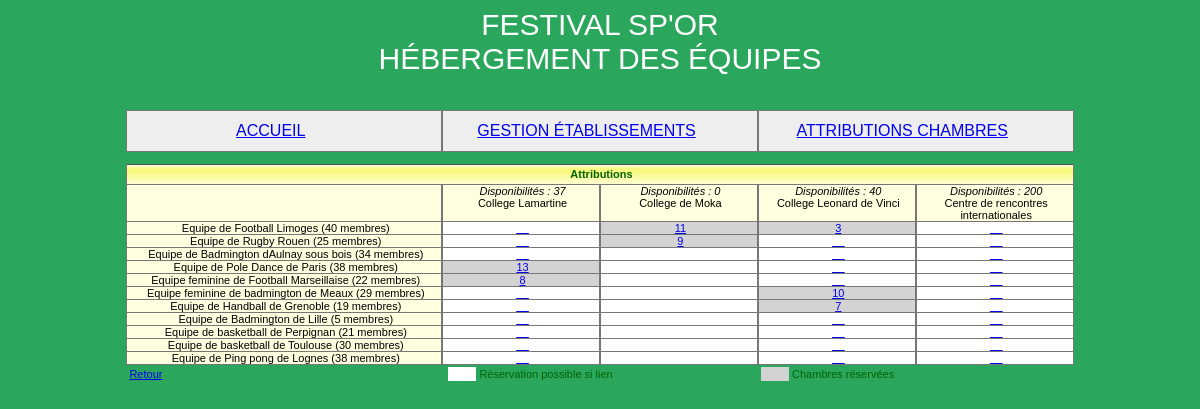
Before: /vueModificationAttributions.php with the older database file.
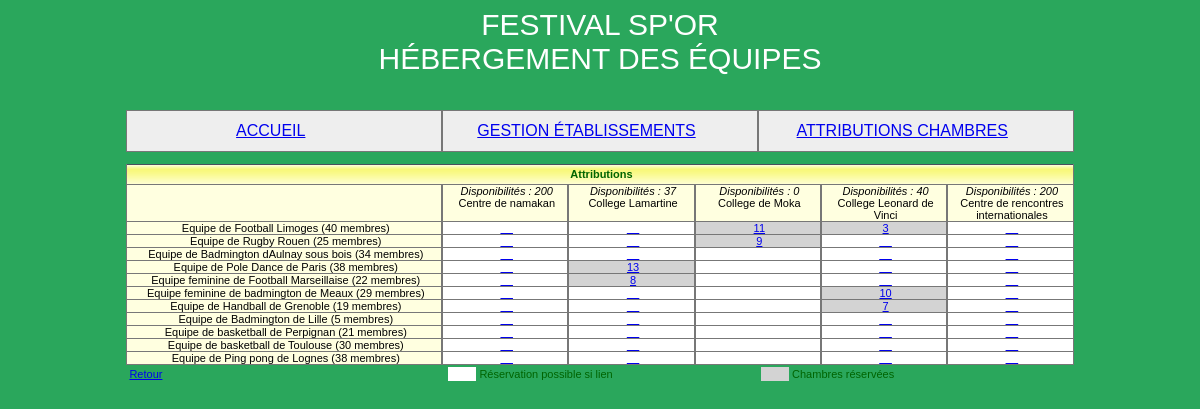
After: the same page with the newer database file.
### tables this page shows
create table Etablissement 
(id char(8) not null, 
nom varchar(45) not null,
adresseRue varchar(45) not null, 
codePostal char(5) not null, 
ville varchar(35) not null,
tel varchar(13) not null,
adresseElectronique varchar(70),
type tinyint not null,
civiliteResponsable varchar(12) not null,
nomResponsable varchar(25) not null,
prenomResponsable varchar(25),
nombreChambresOffertes integer,
constraint pk_Etablissement primary key(id));

create table Groupe
(id char(4) not null, 
nom varchar(40) not null, 
identiteResponsable varchar(40) default null,
adressePostale varchar(120) default null,
nombrePersonnes integer not null, 
nomPays varchar(40) not null, 
hebergement char(1) not null,
constraint pk_Groupe primary key(id));

create table Attribution
(idEtab char(8) not null, 
idGroupe char(4) not null, 
nombreChambres integer not null,
constraint pk_Attribution primary key(idEtab, idGroupe), 
constraint fk1_Attribution foreign key(idEtab) references Etablissement(id),
constraint fk2_Attribution foreign key(idGroupe) references Groupe(id));

### models/Modele.php (called while the page is built, shortened)
<?php
function obtenirReqEtablissementsOffrantChambres()
{
   $req="select id, nom, nombreChambresOffertes from Etablissement where
         nombreChambresOffertes!=0 order by id";
   return $req;
}
function obtenirNbEtabOffrantChambres($connexion)
{
   $req="select count(*) as nombreEtabOffrantChambres from Etablissement where
         nombreChambresOffertes!=0";
   $rsEtabOffrantChambres = $connexion->query($req);
   $lgEtabOffrantChambres = $rsEtabOffrantChambres->fetch(PDO::FETCH_ASSOC);
   return $lgEtabOffrantChambres["nombreEtabOffrantChambres"];
}
function obtenirReqIdNomGroupesAHeberger()
{
   $req="select id, nom, nombrePersonnes from Groupe where hebergement='O' order by id";
   return $req;
}
function obtenirNbOccup($connexion, $idEtab)
{
   $req="select IFNULL(sum(nombreChambres), 0) as totalChambresOccup from
        Attribution where idEtab='$idEtab'";
   $rsOccup=$connexion->query($req);
   $lgOccup=$rsOccup->fetch(PDO::FETCH_ASSOC);
   return $lgOccup["totalChambresOccup"];
}
function obtenirNbOccupGroupe($connexion, $idEtab, $idGroupe)
{
   $req="select nombreChambres From Attribution where idEtab='$idEtab'
        and idGroupe='$idGroupe'";
   $rsAttribGroupe=$connexion->query($req);
   if ($lgAttribGroupe=$rsAttribGroupe->fetch(PDO::FETCH_ASSOC))
      return $lgAttribGroupe["nombreChambres"];
   else
      return 0;
}
?>

### vueModificationAttributions.php (the view, shortened to what this page needs)
<?php
include("models/Modele.php");
$connexion=getbdd();
$nbEtabOffrantChambres=obtenirNbEtabOffrantChambres($connexion);
$nb=$nbEtabOffrantChambres+1;
$pourcCol=50/$nbEtabOffrantChambres;
echo "
<table width='80%' cellspacing='0' cellpadding='0' align='center'
class='tabQuadrille'>";
   echo "
   <tr class='enTeteTabQuad'>
      <td colspan=$nb><strong>Attributions</strong></td>
   </tr>";
   echo "
   <tr class='ligneTabQuad'>
      <td>&nbsp;</td>";
   $req=obtenirReqEtablissementsOffrantChambres();
   $rsEtab= $connexion->query($req);
   $lgEtab=$rsEtab->fetch(PDO::FETCH_ASSOC);
   while ($lgEtab!=FALSE)
   {
      $idEtab=$lgEtab["id"];
      $nom=$lgEtab["nom"];
      $nbOffre=$lgEtab["nombreChambresOffertes"];
      $nbOccup=obtenirNbOccup($connexion, $idEtab);
      $nbChLib = $nbOffre - $nbOccup;
      echo "
      <td valign='top' width='$pourcCol%'><i>Disponibilités : $nbChLib </i> <br>
      $nom </td>";
      $lgEtab=$rsEtab->fetch(PDO::FETCH_ASSOC);
   }
   echo "
   </tr>";
   $req=obtenirReqIdNomGroupesAHeberger();
   $rsGroupe= $connexion->query($req);
   $lgGroupe= $rsGroupe->fetch(PDO::FETCH_ASSOC);
   while ($lgGroupe!=FALSE)
   {
      $idGroupe=$lgGroupe['id'];
      $nom=$lgGroupe['nom'];
      $nbpers = $lgGroupe['nombrePersonnes'];
      echo "
      <tr class='ligneTabQuad'>
         <td width='25%'>$nom ($nbpers membres)</td>";
      $req=obtenirReqEtablissementsOffrantChambres();
      $rsEtab=$connexion->query($req);
      $lgEtab=$rsEtab->fetch(PDO::FETCH_ASSOC);
      while ($lgEtab!=FALSE)
      {
         $idEtab=$lgEtab["id"];
         $nbOffre=$lgEtab["nombreChambresOffertes"];
         $nbOccup=obtenirNbOccup($connexion, $idEtab);
         $nbChLib = $nbOffre - $nbOccup;
         $nbOccupGroupe=obtenirNbOccupGroupe($connexion, $idEtab, $idGroupe);
         if ($nbOccupGroupe!=0)
         {
            $nbMax = $nbChLib + $nbOccupGroupe;
            echo "
            <td class='reserve'>
            <a href='vueDonnerNbChambres.php?idEtab=$idEtab&amp;idGroupe=$idGroupe&amp;nbChambres=$nbMax'>
            $nbOccupGroupe</a></td>";
         }
         else
         {
            if ($nbChLib != 0)
            {
               echo "
               <td class='reserveSiLien'>
               <a href='vueDonnerNbChambres.php?idEtab=$idEtab&amp;idGroupe=$idGroupe&amp;nbChambres=$nbChLib'>
               __</a></td>";
            }
            else
            {
               echo "<td class='reserveSiLien'>&nbsp;</td>";
            }
         }
         $lgEtab=$rsEtab->fetch(PDO::FETCH_ASSOC);
      }
      $lgGroupe= $rsGroupe->fetch(PDO::FETCH_ASSOC);
   }
echo "
</table>";
echo "
<table align='center' width='80%'>
   <tr>
      <td width='34%' align='left'><a href='vueAttributions.php'>Retour</a>
      </td>
      <td class='reserveSiLien'>&nbsp;</td>
      <td width='30%' align='left'>Réservation possible si lien</td>
      <td class='reserve'>&nbsp;</td>
      <td width='30%' align='left'>Chambres réservées</td>
   </tr>
</table>";
?>
<?php $contenu =ob_get_clean(); ?>
<?php require 'pageTemplate.php'; ?>
<?php echo $contenu; ?>

### pageTemplate.php (shortened to what this page needs)
<!DOCTYPE HTML PUBLIC "-//W3C//DTD HTML 4.01 Transitional//EN"
"http://www.w3.org/TR/html4/loose.dtd">
<html lang="fr">
<head>
   <link href="css/cssGeneral.css" rel="stylesheet" type="text/css">
</head>
<body class="basePage">
   <table width="100%" cellpadding="0" cellspacing="0">
   <tr>
      <td class="titre">
         Festival Sp'Or <br>
         <span id="texteNiveau2" class="texteNiveau2">
         H&eacute;bergement des équipes</span><br>&nbsp;
      </td>
   </tr>
   </table>
   <table width='80%' cellpadding='0' cellspacing='0' class='tabMenu' align='center'>
      <tr>
         <td class='menu'><a class='$lacc' href='index.php?page=Accueil'>Accueil</a></td>
         <td class='menu' ><a class='$leta' href='index.php?page=Etablissement'>Gestion établissements</a></td>
         <td class='menu'><a class='$latt' href='index.php?page=Attribution'>Attributions chambres</a></td>
      </tr>
   </table>
 <br>
</body>

### css/cssGeneral.css (style rules this page uses)
.basePage { background-color:#2AA75C; color:darkgreen; font:11px Arial, Helvetica, sans-serif; }
.titre { background-color:#2AA75C; color:#FFFFFF; font:30px Arial, Helvetica, sans-serif; text-align:center; text-transform: uppercase; }
.texteNiveau2 { font:20px ,'Roboto:400', sans-serif; text-transform: uppercase; }
td,tr { font:11px Arial, Helvetica, sans-serif; }
table.tabMenu td { color:lightgrey; border-bottom:1px solid #777777; border-right:1px solid #777777; border-left:1px solid #777777; border-top:1px solid #777777; padding-left:3px; width:33%; height:40px; text-align:center; text-transform: uppercase; list-style-type: none; background-color: #eeeeee; font-family:'Roboto:400', sans-serif; font-size: medium; padding-right: 30px; }
.menu { font:15px, 'Roboto:400', sans-serif; text-align:left; }
table.tabQuadrille td { border-bottom:1px solid #777777; border-right:1px solid #777777; border-left:1px solid #777777; border-top:1px #777777; padding-left:3px; }
tr.enTeteTabQuad { background-image:url('../images/xpBarre.jpg'); height:21px; text-align:center; }
tr.ligneTabQuad { background-color:#FFFFE0; text-align:center; color:black; }
td.reserveSiLien { background-color:#FFFFFF; color:black; }
td.reserve { background-color:lightgrey; color:black; }

Changed rows visible on the page:
added etablissement: $pourcCol 10 (drawn), nombreChambresOffertes "200", nom "Centre de namakan"
computed for etablissement "College Lamartine": $pourcCol 12.5 → 10 (drawn)
computed for etablissement "College de Moka": $pourcCol 12.5 → 10 (drawn)
computed for etablissement "College Leonard de Vinci": $pourcCol 12.5 → 10 (drawn)
computed for etablissement "Centre de rencontres internationales": $pourcCol 12.5 → 10 (drawn)
